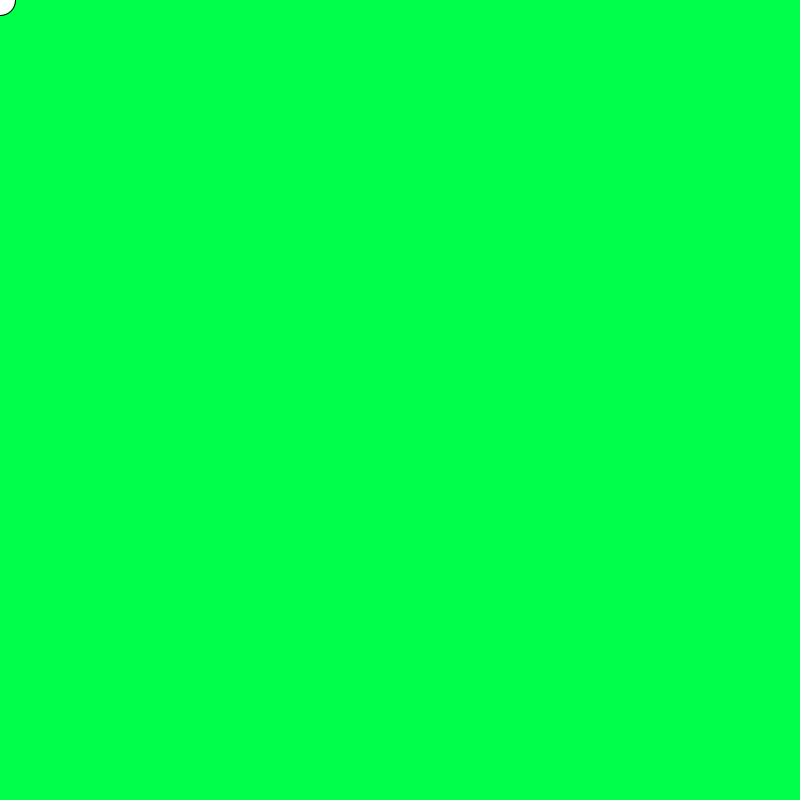
Frame 1 (no input)
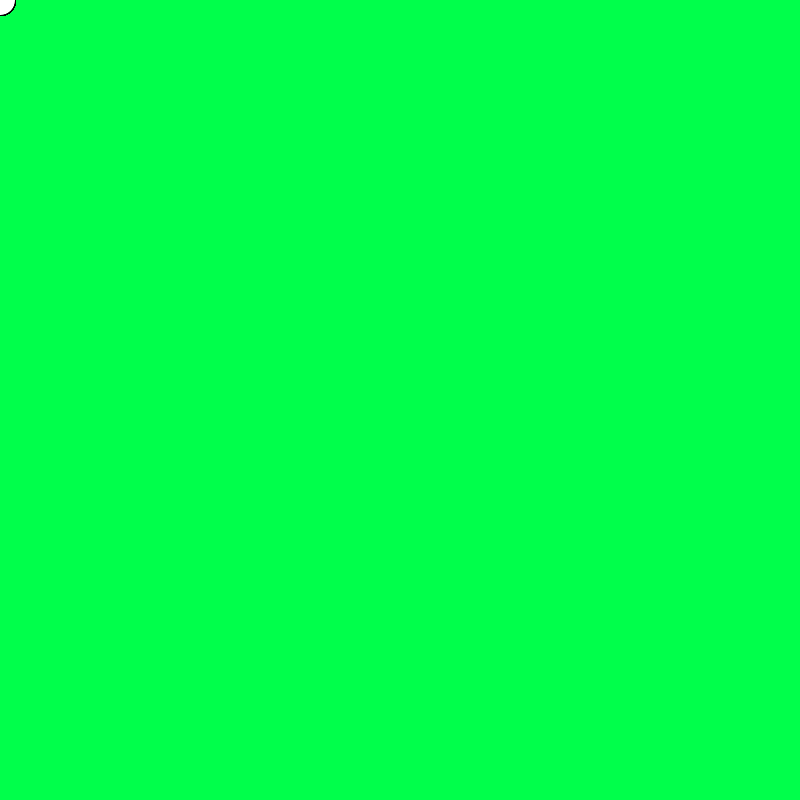
Frame 60 (the mouse pressed at the canvas centre just before this capture)
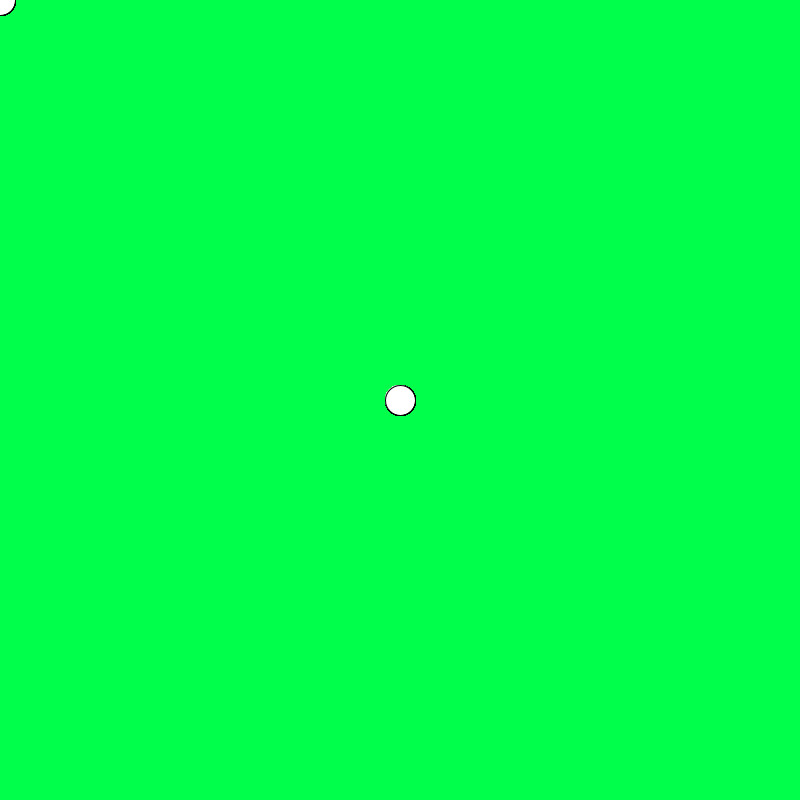
Frame 120 (the mouse held since frame 60 and released just before this capture)

The Processing sketch that drew these frames (run headless with seeded random() and noise(); from frame 60 on, the mouse is pressed at the canvas centre):

// Processing sketch: B003_Ellipse
// ── B003_Ellipse.pde
void setup(){
  size(800,800);
  background(0,255,75);
  smooth();
}

void draw(){
  ellipse(mouseX,mouseY,30,30);
}
